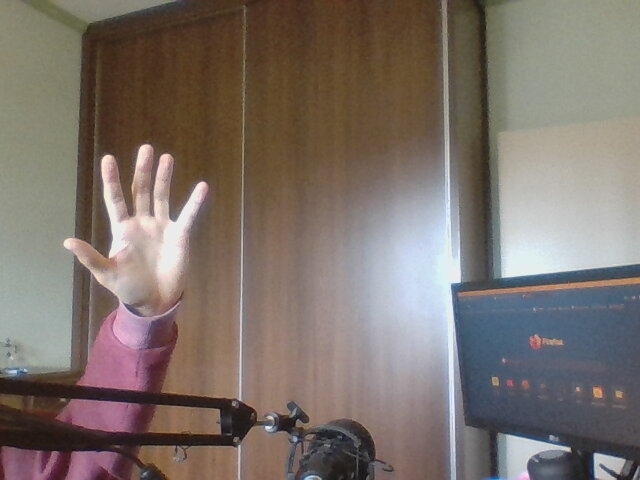
#> input picture s7/atividades/atividade_1/atividade_1/img_1.jpg, 640 x 480 px, given in place of img_1.png, which was not available
$ python atividade_4.py
#> lines starting #> are read from the running program, lines starting #| are printed output that depends on the picture; after the words box and inside, x2 and y2 are one past the last pixel; in counts of white or black regions, pixels touching at a corner belong together; pictures that were not available may be replaced by others from this repository, and a replacement may not be noted
from builtins import range
import cv2 as cv


def binariza(img, limiar=127):
    for row in range(len(img)):
        for col in range(len(img[0])):
            if img[row][col] < limiar:
                img[row][col] = 0
            else:
                img[row][col] = 255
    return img


def atividade():
    img_1 = cv.imread('img_1.png')
#> img_1 is the input picture: shape (480, 640, 3); mean B, G, R 107.1, 113.8, 124.7
    img_1 = cv.cvtColor(img_1, cv.COLOR_BGR2GRAY)
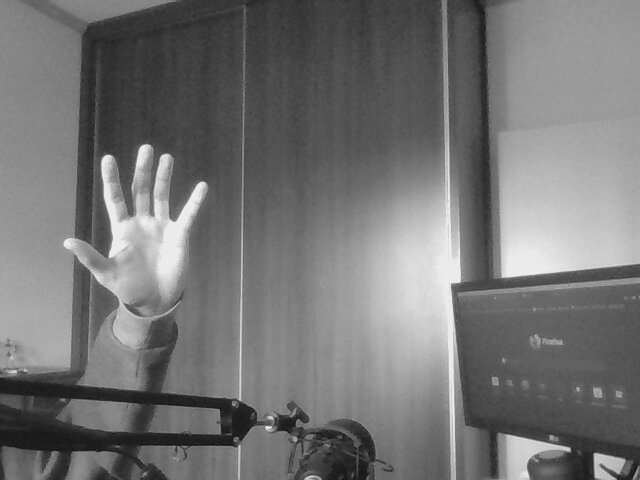
#> img_1: shape (480, 640); min 14, max 244, mean 116.3
    img_1 = binariza(img_1)
#> after the loop in binariza, `for row in range(len(img)):`:
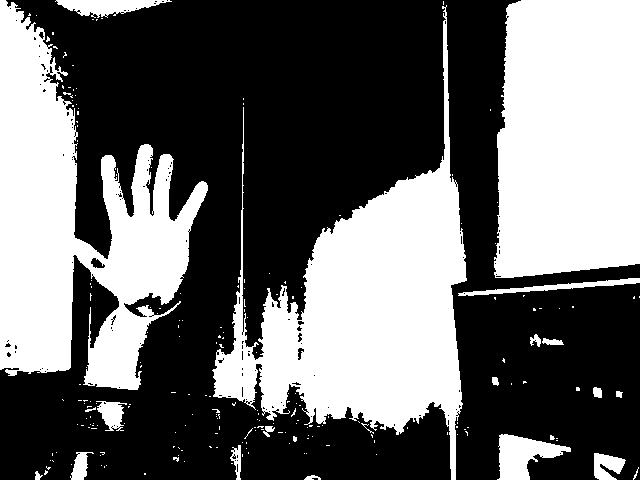
#> img: shape (480, 640); 40.9% white; 215 white regions (193 under 20 px), largest, box (x1, y1, x2, y2) and area: (212, 5, 467, 480) 42134, (0, 0, 208, 390) 39050, (494, 0, 640, 278) 37684

    img_2 = cv.imread('img_2.png')
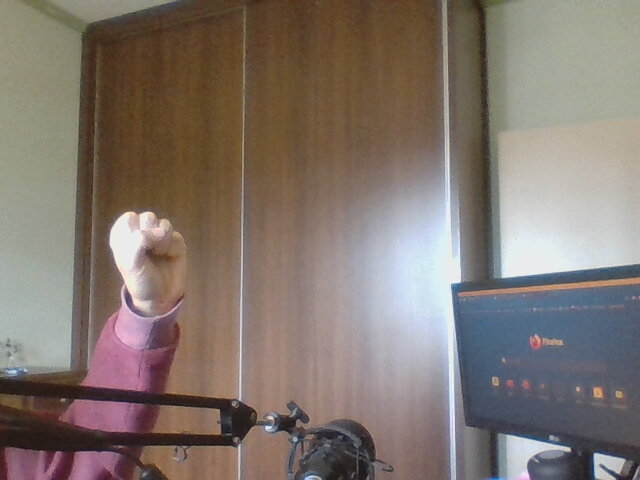
#> input picture s7/atividades/atividade_s7/atividades_aritmeticas/atividade_1/img_2.jpg, 640 x 480 px, given in place of img_2.png, which was not available
#> img_2 is the input picture: shape (480, 640, 3); mean B, G, R 110.7, 118.1, 129.9
    img_2 = cv.cvtColor(img_2, cv.COLOR_BGR2GRAY)
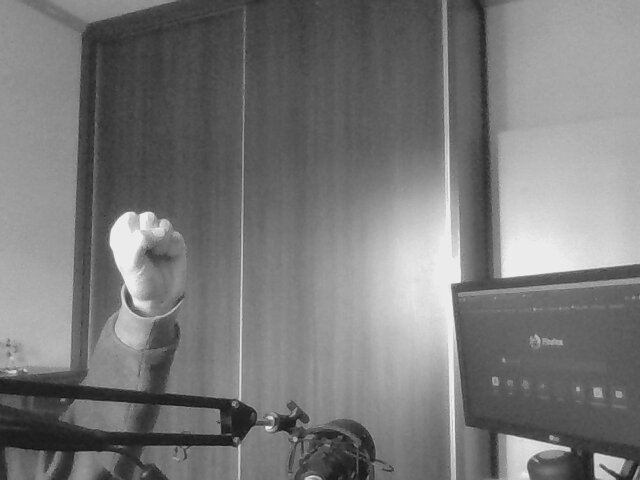
#> img_2: shape (480, 640); min 16, max 244, mean 120.8
    img_2 = binariza(img_2)
#> call 2 of binariza, with limiar = 127
#> after the loop in binariza (call 2), `for row in range(len(img)):`:
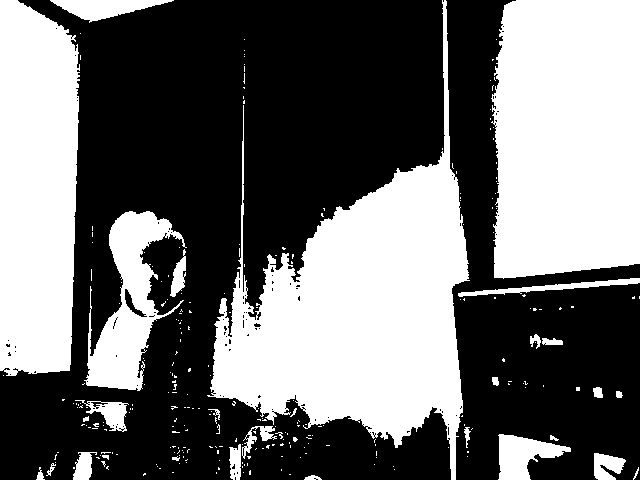
#> img: shape (480, 640); 42.7% white; 272 white regions (242 under 20 px), largest, box (x1, y1, x2, y2) and area: (207, 0, 470, 480) 48840, (491, 0, 640, 279) 38831, (0, 0, 80, 376) 26979

    img_1 = img_1 / 255
    img_2 = img_2 / 255

    for row in range(len(img_1)):
        for col in range(len(img_1[0])):
            if img_1[row][col] != img_2[row][col]:
                img_2[row][col] = 0
            else:
                img_2[row][col] = 255
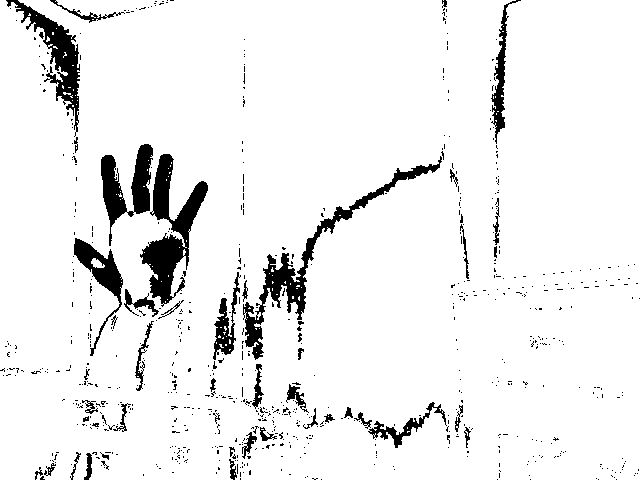
#> img_2: shape (480, 640) float64; 93.2% white; 737 black regions (689 under 20 px), largest, box (x1, y1, x2, y2) and area: (140, 154, 208, 307) 3726, (243, 156, 442, 360) 3514, (6, 0, 80, 137) 2375

    cv.imshow('result', img_2)
    cv.waitKey(0)
    cv.destroyAllWindows()


if __name__ == '__main__':
    atividade()
